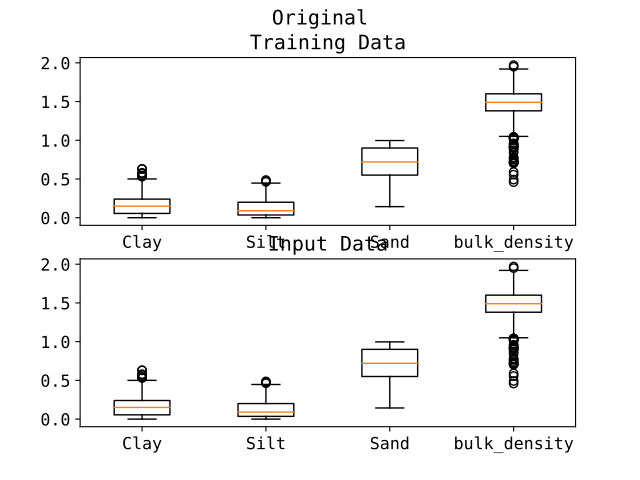

Write the Python code that produced this figure.
#==============================================================================
# Demonstration of Kriging and kNN pedotransfer function
# Created By Jan De Pue (2018) at Ghent University
# Reference:
#==============================================================================

import pylab
import numpy
import copy
import random
import sys
import os
import inspect

from KNN_Function import *
from Krig_Funky import *
from Validation_Funk import *

from matplotlib.backends.backend_pdf import PdfPages
figlist=[]
figsize1=[10,10]
figsize2=[10,10./numpy.sqrt(2)]
figsize3=[10,50]
#dpi=None
dpi=300

font = {'family' : 'monospace',
        'size'   : 12}
params = {'mathtext.default': 'regular',
        }
pylab.rc('font', **font)
pylab.rcParams.update(params)
pylab.ioff()

cmap = pylab.get_cmap('Paired')

ScriptBasename = os.path.basename(inspect.getfile(inspect.currentframe()))[:-3]
figlist = []

#==============================================================================
# Specify Dataset
#==============================================================================

Label = 'Unsoda'
TrainFilename = 'SoilData/Unsoda_Export.txt'
InputFilename = 'SoilData/Unsoda_Export.txt'
IDCol = [0,]
InCol = [1,2,3,4]
OutCol = [9,10,11,12]
InLog = []
OutLog = []

print(Label)


#==============================================================================
# Open Data
#==============================================================================
print('Open Data')

fID=open(TrainFilename)
DataFields=numpy.array(fID.readline().replace('\r\n','\n').replace('\n','').split('\t'))
fID.close()

Header_ID=DataFields[IDCol]
Header_In=DataFields[InCol]
Header_Out=DataFields[OutCol]

InputData_ID = numpy.genfromtxt(InputFilename,delimiter='\t',usecols=(IDCol),skip_header=1,dtype='str')

## Option 1: Jacknife
nS = InputData_ID.shape[0]
nTrainSeparation = int(nS*0.7)

if TrainFilename==InputFilename:
    RandomSample = numpy.array(random.sample(numpy.arange(nS),nTrainSeparation))
    RandomFilt = numpy.zeros(nS,dtype='bool')
    RandomFilt[RandomSample] = True

## Option 2: Leave One Out
LeaveOneOut = True
# LeaveOneOut = False


# Training data
if (TrainFilename==InputFilename) & (LeaveOneOut == False): # seperate the dataset in two
    TrainData_In_0 = numpy.genfromtxt(TrainFilename,delimiter='\t',usecols=(InCol),skip_header=1)[RandomFilt,:]
    TrainData_Out_0 = numpy.genfromtxt(TrainFilename,delimiter='\t',usecols=(OutCol),skip_header=1)[RandomFilt,:]
else:
    TrainData_In_0 = numpy.genfromtxt(TrainFilename,delimiter='\t',usecols=(InCol),skip_header=1)
    TrainData_Out_0 = numpy.genfromtxt(TrainFilename,delimiter='\t',usecols=(OutCol),skip_header=1)

# Input data
if (TrainFilename==InputFilename) & (LeaveOneOut == False): # seperate the dataset in two
    InputData_In_0 = numpy.genfromtxt(InputFilename,delimiter='\t',usecols=(InCol),skip_header=1)[~RandomFilt,:]
    InputData_Out_0=numpy.genfromtxt(InputFilename,delimiter='\t',usecols=(OutCol),skip_header=1)[~RandomFilt,:]
else:
    InputData_In_0 = numpy.genfromtxt(InputFilename,delimiter='\t',usecols=(InCol),skip_header=1)
    InputData_Out_0=numpy.genfromtxt(InputFilename,delimiter='\t',usecols=(OutCol),skip_header=1)


## Remove NaN
nanValue = -999
TrainData_In_0[TrainData_In_0 == nanValue] = numpy.nan
TrainData_Out_0[TrainData_Out_0 == nanValue] = numpy.nan
InputData_In_0[InputData_In_0 == nanValue] = numpy.nan
InputData_Out_0[InputData_Out_0 == nanValue] = numpy.nan
nanfilt = ~(numpy.any(numpy.isnan(TrainData_In_0),axis=1) | numpy.any(numpy.isnan(TrainData_Out_0),axis=1))
TrainData_In_0  = TrainData_In_0[nanfilt,:]
TrainData_Out_0 = TrainData_Out_0[nanfilt,:]

nanfilt = ~(numpy.any(numpy.isnan(InputData_In_0),axis=1) | numpy.any(numpy.isnan(InputData_Out_0),axis=1))
InputData_In_0  = InputData_In_0[nanfilt,:]
InputData_Out_0 = InputData_Out_0[nanfilt,:]


## Count
nTrain,nIn=TrainData_In_0.shape
nTrain,nOut=TrainData_Out_0.shape
nInput,nIn=InputData_In_0.shape
# nInput,nOut=InputData_Out_0.shape


## Avoid Singular Matrix (! HAS CONSEQUENCES FOR LEAVE ONE OUT PROCEDURE! )
iPert = -1
Randomizer =  numpy.random.rand(nTrain)
TrainData_In_0[:,iPert] = TrainData_In_0[:,iPert] + TrainData_In_0[:,iPert].mean() * 1e-4 * Randomizer
if (TrainFilename==InputFilename) & (LeaveOneOut == True):
    InputData_In_0[:,iPert] = InputData_In_0[:,iPert] + InputData_In_0[:,iPert].mean() * 1e-4 * Randomizer


## Log Transformations
for iIn in InLog:
    TrainData_In_0[:,iIn] = numpy.log10(TrainData_In_0[:,iIn]+1)
    InputData_In_0[:,iIn] = numpy.log10(InputData_In_0[:,iIn]+1)

for iO in OutLog:
    TrainData_Out_0[:,iO] = numpy.log10(TrainData_Out_0[:,iO]+1)
    InputData_Out_0[:,iO] = numpy.log10(InputData_Out_0[:,iO]+1)

## Boxplot TrainingData
fig=pylab.figure()
fig.suptitle('Original')
ax=fig.add_subplot(211)
bp1=ax.boxplot(TrainData_In_0)
ax.set_xticklabels(Header_In)
ax.set_title('Training Data')
ax=fig.add_subplot(212)
bp1=ax.boxplot(InputData_In_0)
ax.set_xticklabels(Header_In)
ax.set_title('Input Data')
figlist.append(fig)

fig=pylab.figure()
fig.suptitle('Original')
ax=fig.add_subplot(211)
bp1=ax.boxplot(TrainData_Out_0)
ax.set_xticklabels(Header_Out)
ax.set_title('Training Data')
ax=fig.add_subplot(212)
bp1=ax.boxplot(InputData_Out_0)
ax.set_xticklabels(Header_Out)
ax.set_title('Input Data')
figlist.append(fig)

#==============================================================================
# Variogram
#==============================================================================
print('Variogram')

## Normalize

TrainData_In_mean = numpy.mean(TrainData_In_0,axis=0)
TrainData_In_std = numpy.std(TrainData_In_0,axis=0)

TrainData_In = (TrainData_In_0 - TrainData_In_mean)/(TrainData_In_std)
InputData_In = (InputData_In_0 - TrainData_In_mean)/(TrainData_In_std)
TrainData_Out = TrainData_Out_0
InputData_Out = InputData_Out_0


## Distances

dTrain_In = TrainData_In[:,None,:] - TrainData_In[None,:,:]
dTrain_Out = TrainData_Out[:,None,:] - TrainData_Out[None,:,:]


## Lag Classes

# LagMax =1.0
# nL = 25
# LagRange = numpy.linspace(0,LagMax,nL+1)

LagRange = numpy.cumsum((0.005+0.002*numpy.arange(30)))*2
LagRange_M = (LagRange[:-1] + LagRange[1:])/2
nL = LagRange_M.size


## Experimental Variogram

SemiVariogram, SemiVariogram_std = ExperimentalVariogram(dTrain_In,dTrain_Out,LagRange)
MaxSemiVariance =  numpy.mean(numpy.mean(dTrain_Out**2,axis=0),axis=0)/2


## Fit Model

VarModel = VariogramModel2b
Par0_L = []
bnd_L = []

for iI in range(nIn): # Initial parameters and boundaries
    Par0_L_T = []
    bnd_L_T = []
    for iO in range(nOut):
        Par0_L_T.append([min(SemiVariogram[iI,iO,0],MaxSemiVariance[iO]),MaxSemiVariance[iO],0.5])
        bnd_L_T.append([(0,0,1e-2,),(MaxSemiVariance[iO]*1.1,MaxSemiVariance[iO]*1.1,100),])
    Par0_L.append(Par0_L_T)
    bnd_L.append(bnd_L_T)


SemiVariogram_Par = FitVariogramModel(SemiVariogram,LagRange,VarModel,Par0_L = Par0_L, bnd_L  = bnd_L)

# Replace where negative nugget effect occurs!
SemiVariogram_Par[(SemiVariogram_Par[:,:,1] - SemiVariogram_Par[:,:,0])<0,1] = SemiVariogram_Par[(SemiVariogram_Par[:,:,1] - SemiVariogram_Par[:,:,0])<0,0]



## Plot Fit

X = numpy.linspace(0,1.5,100)
for iO in range(nOut):
    fig = pylab.figure()
    ax = fig.add_subplot(111)

    for iI in range(nIn):
        ParFit = SemiVariogram_Par[iI,iO,:]
        Var = VarModel(X,ParFit)
        color = cmap(iI/(nIn-0.999))

        ax.plot(LagRange_M,SemiVariogram[iI,iO,:],'o',color = color,alpha = 0.2)
        ax.plot(X,Var,'-',color = color, label = Header_In[iI])

    ax.set_title('Semivariogram %s'%Header_Out[iO])
    ax.set_ylabel('Semivariogram (-)')
    ax.set_xlabel('Lag (-)')
    ax.legend(loc = 4)
    figlist.append(fig)

NuggetEffect = numpy.zeros((nIn,nOut))
VarioRange = numpy.zeros((nIn,nOut))
RefLag = 1.5
VarioLagTest = numpy.linspace(0,RefLag,1000)
for iI in range(nIn):
    for iO in range(nOut):
        NuggetEffect[iI,iO] = VarModel(numpy.array([1e-2,]),SemiVariogram_Par[iI,iO,:])\
                              / VarModel(numpy.array([RefLag,]),SemiVariogram_Par[iI,iO,:])
        VarioValTest = VarModel(VarioLagTest,SemiVariogram_Par[iI,iO,:])
        VarioRange[iI,iO] = VarioLagTest[VarioValTest >=0.9 * VarModel(numpy.array([RefLag,]),SemiVariogram_Par[iI,iO,:])][0]

width = 1.0/(nIn+1)
fig=pylab.figure(figsize = [15,8])
ax = fig.add_subplot(111)
for iIn in range(nIn):
    color = cmap(iIn/(nIn-0.99))
    xbar = numpy.arange(nOut) + width*iIn
    ax.bar(xbar,NuggetEffect[iIn,:],width*0.9,color=color,label = Header_In[iIn])
ax.set_xlabel('Output')
ax.set_ylabel('Nugget Effect')
ax.set_xticks(range(nOut))
ax.set_xticklabels(Header_Out)
ax.legend()
figlist.append(fig)
    
#==============================================================================
# Ordinary Kriging
#==============================================================================
print('Ordinary Kriging')

## !!!! METAPARAMETER SETTINGS !!!!
Knn_k = (numpy.ones(nOut)*10).astype(int)
Knn_p = numpy.ones(nOut)*2.0

Krig_k = (numpy.ones(nOut)*10).astype(int)
Krig_q = numpy.ones(nOut)*1.0

Krig_DistanceWeights =  1/(NuggetEffect**Krig_q)


## BOOTSTRAPPING
nB = 10
BootSize=0.8
# nB = 1
# BootSize=1.0

Kriging2Est_Boot=numpy.empty((nInput,nOut,nB))
Kriging2Std_Boot=numpy.empty((nInput,nOut,nB))
KNNEst_Boot=numpy.empty((nInput,nOut,nB))

for iB in range(nB):

    print("%s / %s"%(iB,nB-1))
    nSamp=int(nTrain*BootSize)# part of dataset used for resampling to measure statistics (0.935 or 0.8)
    RandUnique=random.sample(range(nTrain), nSamp) # Generate unique random numbers
    TrainData_In_Samp=TrainData_In[RandUnique,:]
    TrainData_Out_Samp=TrainData_Out[RandUnique,:]
    TrainData_In_0_Samp=TrainData_In_0[RandUnique,:]
    TrainData_Out_0_Samp=TrainData_Out_0[RandUnique,:]

    Kriging2Est_Boot[:,:,iB], Kriging2Std_Boot[:,:,iB] = OrdinaryKriging_Optimal(TrainData_In_Samp,
                                                                                 TrainData_Out_Samp,
                                                                                 InputData_In,
                                                                                 SemiVariogram_Par,
                                                                                 VarModel,
                                                                                 nNeighbours_L = Krig_k,
                                                                                 DistanceWeights = Krig_DistanceWeights,
                                                                                 LeaveOneOut = LeaveOneOut)

    for iO in range(nOut):
        KNNEst_Boot[:,iO,iB] = KNN(TrainData_In_0_Samp,
                                   InputData_In_0,
                                   TrainData_Out_0_Samp[:,iO][:,None],
                                   LeaveOneOut = LeaveOneOut,
                                   Knumber = Knn_k[iO],
                                   Power = Knn_p[iO])[:,0]

Kriging2_Est = Kriging2Est_Boot.mean(axis=2)
Kriging2_Std = Kriging2Std_Boot.mean(axis=2)
KNN_Est = KNNEst_Boot.mean(axis=2)

Kriging2_Est_BootSTD = Kriging2Est_Boot.std(axis=2).mean(axis=0)
Kriging2_Std_BootSTD = Kriging2Std_Boot.std(axis=2).mean(axis=0)
KNN_Est_BootSTD = KNNEst_Boot.std(axis=2).mean(axis=0)

Kriging2_Est_BootSTD_All = Kriging2Est_Boot.std(axis=2)
KNN_Est_BootSTD_All = KNNEst_Boot.std(axis=2)

#==============================================================================
# Validation
#==============================================================================

Kriging2_Error = Kriging2_Est - InputData_Out_0
KNN_Error = KNN_Est - InputData_Out_0

Kriging2_RelError = Kriging2_Error/InputData_Out_0
KNN_RelError = KNN_Error/InputData_Out_0

Kriging2_ME = numpy.mean(Kriging2_Error,axis=0)
KNN_ME = numpy.mean(KNN_Error,axis=0)

Kriging2_RMSE = numpy.sqrt(numpy.sum(Kriging2_Error**2,axis=0)/nInput)
KNN_RMSE = numpy.sqrt(numpy.sum(KNN_Error**2,axis=0)/nInput)

Kriging2_RelRMSE = numpy.sqrt(numpy.sum(Kriging2_RelError**2,axis=0)/nInput)
KNN_RelRMSE = numpy.sqrt(numpy.sum(KNN_RelError**2,axis=0)/nInput)

Kriging2_R2 = PearsonR2(InputData_Out_0,Kriging2_Est,axis = 0)
KNN_R2 = PearsonR2(InputData_Out_0,KNN_Est,axis = 0)

Kriging2_NS = NashSutcliffeMEC(InputData_Out_0,Kriging2_Est,axis = 0)
KNN_NS = NashSutcliffeMEC(InputData_Out_0,KNN_Est,axis = 0)



#==============================================================================
# Plot
#==============================================================================

fig = pylab.figure(figsize = [14,6])
ax = fig.add_subplot(121)
for iO in range(nOut):
    color=cmap(iO/(nOut-0.99))
    ax.plot(InputData_Out_0[:,iO], KNN_Est[:,iO],
            '.',color = color, label = Header_Out[iO])

xmin = min(ax.get_xlim()[0],ax.get_ylim()[0])
xmax = max(ax.get_xlim()[1],ax.get_ylim()[1])
xmin = xmin - abs(xmin)*0.1
xmax = xmax + abs(xmax)*0.1
ax.plot([xmin,xmax],[xmin,xmax],'-r')
ax.set_xlim([xmin,xmax])
ax.set_ylim([xmin,xmax])
ax.set_aspect('equal')
ax.set_xlabel('True WC (m3/m3)')
ax.set_ylabel('Predicted WC(m3/m3)')
ax.set_title('kNN')

ax = fig.add_subplot(122)
for iO in range(nOut):
    color=cmap(iO/(nOut-0.99))
    ax.plot(InputData_Out_0[:,iO], Kriging2_Est[:,iO],
            '.',color = color, label = Header_Out[iO])

xmin = min(ax.get_xlim()[0],ax.get_ylim()[0])
xmax = max(ax.get_xlim()[1],ax.get_ylim()[1])
xmin = xmin - abs(xmin)*0.1
xmax = xmax + abs(xmax)*0.1
ax.plot([xmin,xmax],[xmin,xmax],'-r')
ax.set_xlim([xmin,xmax])
ax.set_ylim([xmin,xmax])
ax.set_aspect('equal')
ax.set_xlabel('True WC (m3/m3)')
ax.set_ylabel('Predicted WC(m3/m3)')
ax.set_title('Kriging')

ax.legend(loc = 4)
figlist.append(fig)

#==============================================================================
# Write
#==============================================================================

print('Writing data'.center(50,'='))

import sys
basename=ScriptBasename
postfix = ''

# save plots to pdf
pdfname = '%s%s.pdf'%(basename,postfix)
pp = PdfPages(pdfname)
for fig in figlist:
    pp.savefig(fig)
pp.close()

pylab.show()
